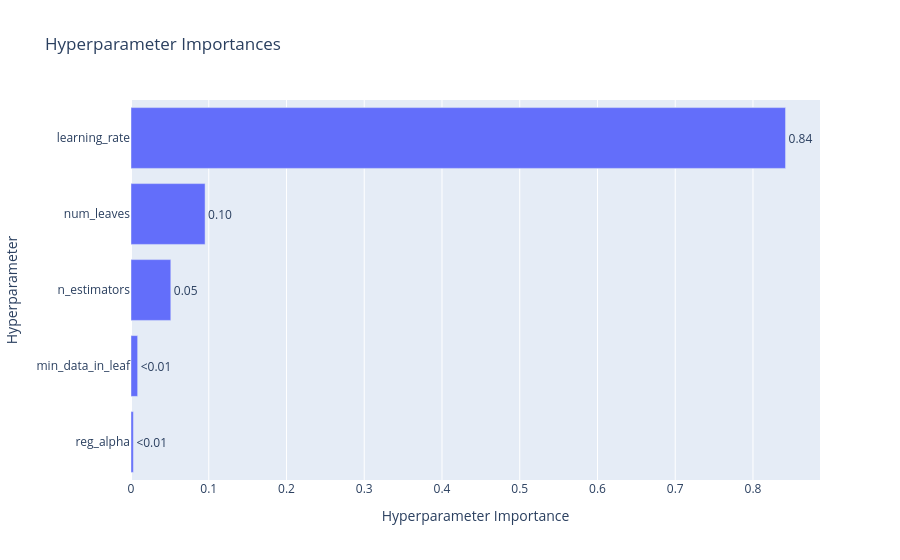

Notebook cell for this chart:
### Code cell
print('🎯 Parameter Importances')
optuna.visualization.plot_param_importances(study)

### Figure 1 — Plotly figure (JSON) as saved in the notebook; plotly's stock layout.template omitted (floating-point values rounded to 4 significant figures)
{"data": [{"cliponaxis": false, "hovertemplate": ["reg_alpha (IntDistribution): 0.0030492034004566612<extra></extra>", "min_data_in_leaf (IntDistribution): 0.00854749799530539<extra></extra>", "n_estimators (IntDistribution): 0.05120159444761711<extra></extra>", "num_leaves (IntDistribution): 0.09530717568972187<extra></extra>", "learning_rate (FloatDistribution): 0.841894528466899<extra></extra>"], "name": "Objective Value", "orientation": "h", "text": ["<0.01", "<0.01", "0.05", "0.10", "0.84"], "textposition": "outside", "type": "bar", "x": [0.003049, 0.008547, 0.0512, 0.09531, 0.8419], "y": ["reg_alpha", "min_data_in_leaf", "n_estimators", "num_leaves", "learning_rate"]}], "layout": {"title": {"text": "Hyperparameter Importances"}, "xaxis": {"title": {"text": "Hyperparameter Importance"}}, "yaxis": {"title": {"text": "Hyperparameter"}}}}
